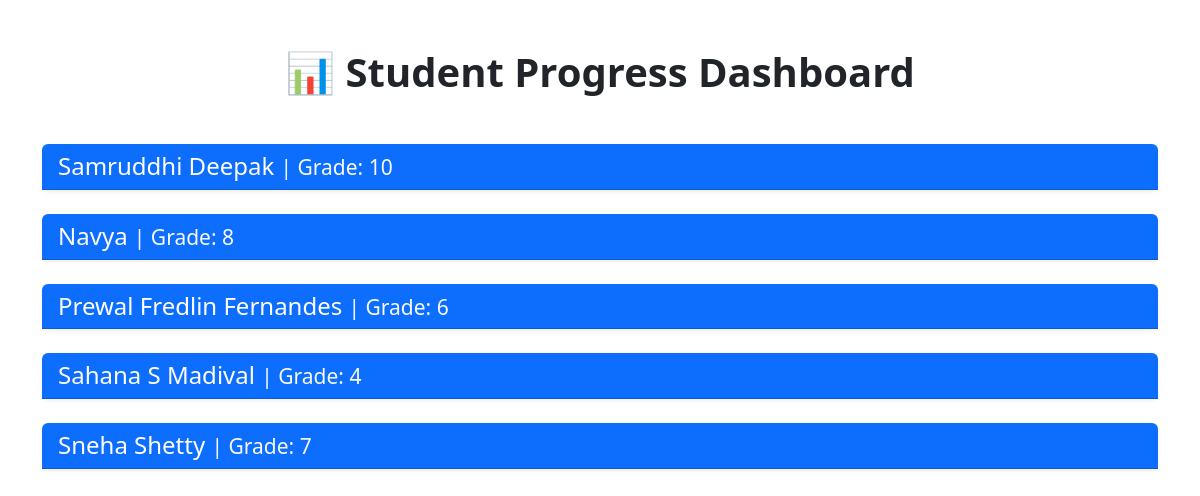
The app's page /student_progress (signed in) with its own data.
### tables this page shows
CREATE TABLE students (
        id INTEGER PRIMARY KEY AUTOINCREMENT,
        name TEXT NOT NULL,
        age INTEGER,
        grade TEXT,
        accessibility TEXT,
        email TEXT,
        phone TEXT,
        password_hash TEXT,
        created_at TEXT
    );

### app.py (the view)
@app.route("/student_progress")
@login_required(role="teacher")
def student_progress():
    conn = get_db()
    cur = conn.cursor()
    filter_id = request.args.get("student_id")
    if filter_id:
        cur.execute("SELECT * FROM students WHERE id = ?", (filter_id,))
    else:
        cur.execute("SELECT * FROM students")
    students = cur.fetchall()
    progress_data = []
    for student in students:
        student_id = student["id"]
        cur.execute("SELECT * FROM uploads WHERE student_id = ?", (student_id,))
        uploads = cur.fetchall()
        total_uploads = len(uploads)
        cur.execute("SELECT * FROM flashcards WHERE student_id = ?", (student_id,))
        flashcards = cur.fetchall()
        total_flashcards = sum(f['num_flashcards'] for f in flashcards)
        cur.execute("SELECT * FROM quiz_attempts WHERE student_id = ?", (student_id,))
        quizzes = cur.fetchall()
        total_quizzes = len(quizzes)
        avg_score = round(sum(q['score'] for q in quizzes) / total_quizzes, 2) if total_quizzes else 0
        completion_rate = f"{total_quizzes}/{total_uploads}" if total_uploads else "0/0"
        num_audiobooks = len([u for u in uploads if u['filename'].endswith('.mp3')])
        progress_data.append({
            "student": student,
            "uploads": uploads,
            "total_uploads": total_uploads,
            "flashcards": flashcards,
            "total_flashcards": total_flashcards,
            "quizzes": quizzes,
            "total_quizzes": total_quizzes,
            "avg_score": avg_score,
            "completion_rate": completion_rate,
            "num_audiobooks": num_audiobooks
        })
    conn.close()
    return render_template("student_progress.html", progress_data=progress_data, filter_id=filter_id)

### app.py (called while the page is built)
def get_db():
    conn = sqlite3.connect(DB)
    conn.row_factory = sqlite3.Row
    return conn

def login_required(role=None):
    def decorator(f):
        @wraps(f)
        def wrapped(*args, **kwargs):
            user = session.get("user")
            if not user:
                flash("Please log in first.")
                return redirect(url_for("index"))
            if role and user.get("role") != role:
                flash(f"Access restricted to {role}s only.")
                return redirect(url_for("index"))
            return f(*args, **kwargs)
        return wrapped
    return decorator

### templates/student_progress.html (shortened to what this page needs)
<link href="https://cdn.jsdelivr.net/npm/bootstrap@5.3.2/dist/css/bootstrap.min.css" rel="stylesheet">
<div class="container my-5">
    <h1 class="mb-5 text-center fw-bold">📊 Student Progress Dashboard</h1>
    {% for p in progress_data %}
    <div class="card mb-4 shadow-sm border-0 rounded-3">
        <div class="card-header bg-primary text-white rounded-top">
            <h4 class="mb-0">
                <a class="text-white text-decoration-none d-block"
                    data-bs-toggle="collapse"
                    href="#student{{ loop.index }}"
                    role="button"
                    aria-expanded="false"
                    aria-controls="student{{ loop.index }}">
                    {{ p.student.name }}
                    <small class="text-light">| Grade: {{ p.student.grade }}</small>
                </a>
            </h4>
        </div>
    </div>
    {% endfor %}
</div>

### records on screen
students: student.name "Samruddhi Deepak", student.grade "10"
students: student.name "Navya", student.grade "8"
students: student.name "Prewal Fredlin Fernandes", student.grade "6"
students: student.name "Sahana S Madival", student.grade "4"
students: student.name "Sneha Shetty", student.grade "7"
